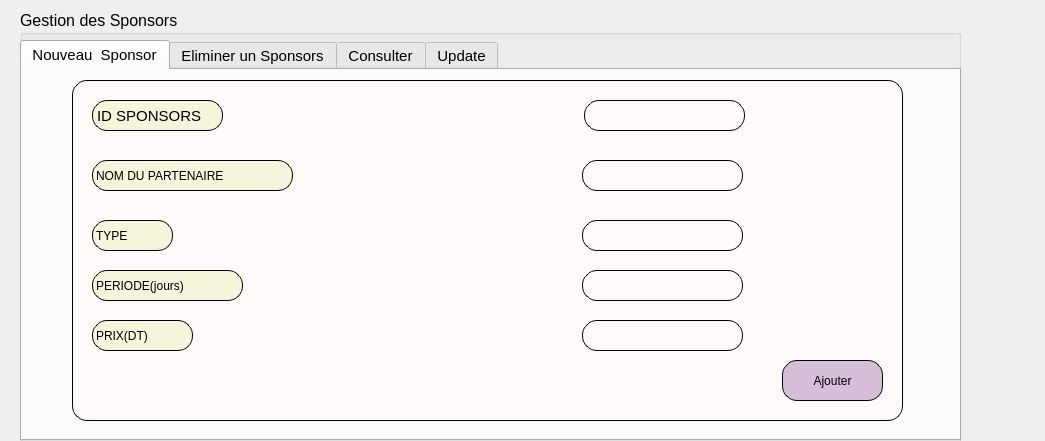
<?xml version="1.0" encoding="UTF-8"?>
<ui version="4.0">
 <class>Dialog</class>
 <widget class="QDialog" name="Dialog">
  <property name="geometry">
   <rect>
    <x>0</x>
    <y>0</y>
    <width>1045</width>
    <height>441</height>
   </rect>
  </property>
  <property name="windowTitle">
   <string>Dialog</string>
  </property>
  <widget class="QGroupBox" name="groupBox">
   <property name="geometry">
    <rect>
     <x>20</x>
     <y>10</y>
     <width>941</width>
     <height>441</height>
    </rect>
   </property>
   <property name="font">
    <font>
     <pointsize>12</pointsize>
    </font>
   </property>
   <property name="title">
    <string>Gestion des Sponsors</string>
   </property>
   <widget class="QTabWidget" name="tabWidget">
    <property name="geometry">
     <rect>
      <x>0</x>
      <y>30</y>
      <width>941</width>
      <height>401</height>
     </rect>
    </property>
    <property name="font">
     <font>
      <family>MS Shell Dlg 2</family>
      <pointsize>11</pointsize>
     </font>
    </property>
    <property name="currentIndex">
     <number>0</number>
    </property>
    <widget class="QWidget" name="tab">
     <attribute name="title">
      <string>Nouveau  Sponsor</string>
     </attribute>
     <widget class="QLabel" name="label">
      <property name="geometry">
       <rect>
        <x>70</x>
        <y>30</y>
        <width>131</width>
        <height>31</height>
       </rect>
      </property>
      <property name="font">
       <font>
        <pointsize>11</pointsize>
       </font>
      </property>
      <property name="styleSheet">
       <string notr="true">background-color:beige;
border-radius:15px;
border:0.5px solid;</string>
      </property>
      <property name="text">
       <string>ID SPONSORS</string>
      </property>
     </widget>
     <widget class="QLabel" name="label_2">
      <property name="geometry">
       <rect>
        <x>70</x>
        <y>90</y>
        <width>201</width>
        <height>31</height>
       </rect>
      </property>
      <property name="styleSheet">
       <string notr="true">background-color:beige;
border-radius:15px;
border:0.5px solid;</string>
      </property>
      <property name="text">
       <string>NOM DU PARTENAIRE</string>
      </property>
     </widget>
     <widget class="QLabel" name="label_3">
      <property name="geometry">
       <rect>
        <x>70</x>
        <y>150</y>
        <width>81</width>
        <height>31</height>
       </rect>
      </property>
      <property name="styleSheet">
       <string notr="true">background-color:beige;
border-radius:15px;
border:0.5px solid;</string>
      </property>
      <property name="text">
       <string>TYPE</string>
      </property>
     </widget>
     <widget class="QLabel" name="label_4">
      <property name="geometry">
       <rect>
        <x>70</x>
        <y>200</y>
        <width>151</width>
        <height>31</height>
       </rect>
      </property>
      <property name="styleSheet">
       <string notr="true">background-color:beige;
border-radius:15px;
border:0.5px solid;</string>
      </property>
      <property name="text">
       <string>PERIODE(jours)</string>
      </property>
     </widget>
     <widget class="QLabel" name="label_5">
      <property name="geometry">
       <rect>
        <x>70</x>
        <y>250</y>
        <width>101</width>
        <height>31</height>
       </rect>
      </property>
      <property name="styleSheet">
       <string notr="true">background-color:beige;
border-radius:15px;
border:0.5px solid;</string>
      </property>
      <property name="text">
       <string>PRIX(DT)</string>
      </property>
     </widget>
     <widget class="QLineEdit" name="lineEdit_id">
      <property name="geometry">
       <rect>
        <x>562</x>
        <y>30</y>
        <width>161</width>
        <height>31</height>
       </rect>
      </property>
      <property name="styleSheet">
       <string notr="true">background-color:snow;
border-radius:15px;
border:0.5px solid;</string>
      </property>
     </widget>
     <widget class="QLineEdit" name="lineEdit_nomp">
      <property name="geometry">
       <rect>
        <x>560</x>
        <y>90</y>
        <width>161</width>
        <height>31</height>
       </rect>
      </property>
      <property name="styleSheet">
       <string notr="true">background-color:snow;
border-radius:15px;
border:0.5px solid;</string>
      </property>
     </widget>
     <widget class="QLineEdit" name="lineEdit_type">
      <property name="geometry">
       <rect>
        <x>560</x>
        <y>150</y>
        <width>161</width>
        <height>31</height>
       </rect>
      </property>
      <property name="styleSheet">
       <string notr="true">background-color:snow;
border-radius:15px;
border:0.5px solid;</string>
      </property>
     </widget>
     <widget class="QLineEdit" name="lineEdit_periode">
      <property name="geometry">
       <rect>
        <x>560</x>
        <y>200</y>
        <width>161</width>
        <height>31</height>
       </rect>
      </property>
      <property name="styleSheet">
       <string notr="true">background-color:snow;
border-radius:15px;
border:0.5px solid;</string>
      </property>
     </widget>
     <widget class="QLineEdit" name="lineEdit_prix">
      <property name="geometry">
       <rect>
        <x>560</x>
        <y>250</y>
        <width>161</width>
        <height>31</height>
       </rect>
      </property>
      <property name="styleSheet">
       <string notr="true">background-color:snow;
border-radius:15px;
border:0.5px solid;</string>
      </property>
     </widget>
     <widget class="QPushButton" name="Ajouter">
      <property name="geometry">
       <rect>
        <x>760</x>
        <y>290</y>
        <width>101</width>
        <height>41</height>
       </rect>
      </property>
      <property name="styleSheet">
       <string notr="true">background-color:	thistle;
border-radius:15px;
border:0.5px solid;
</string>
      </property>
      <property name="text">
       <string>Ajouter</string>
      </property>
     </widget>
     <widget class="QLabel" name="label_13">
      <property name="geometry">
       <rect>
        <x>50</x>
        <y>10</y>
        <width>831</width>
        <height>341</height>
       </rect>
      </property>
      <property name="styleSheet">
       <string notr="true">background-color:snow;
border-radius:15px;
border:0.5px solid;</string>
      </property>
      <property name="text">
       <string/>
      </property>
     </widget>
     <zorder>label_13</zorder>
     <zorder>label</zorder>
     <zorder>label_2</zorder>
     <zorder>label_3</zorder>
     <zorder>label_4</zorder>
     <zorder>label_5</zorder>
     <zorder>lineEdit_id</zorder>
     <zorder>lineEdit_nomp</zorder>
     <zorder>lineEdit_type</zorder>
     <zorder>lineEdit_periode</zorder>
     <zorder>lineEdit_prix</zorder>
     <zorder>Ajouter</zorder>
    </widget>
    <widget class="QWidget" name="">
     <attribute name="title">
      <string>Eliminer un Sponsors</string>
     </attribute>
     <widget class="QLabel" name="label_6">
      <property name="geometry">
       <rect>
        <x>130</x>
        <y>60</y>
        <width>621</width>
        <height>231</height>
       </rect>
      </property>
      <property name="styleSheet">
       <string notr="true">background-color:snow;
border-radius:15px;
border:0.5px solid;</string>
      </property>
      <property name="text">
       <string/>
      </property>
     </widget>
     <widget class="QLineEdit" name="lineEdit_supp">
      <property name="geometry">
       <rect>
        <x>460</x>
        <y>110</y>
        <width>161</width>
        <height>31</height>
       </rect>
      </property>
      <property name="styleSheet">
       <string notr="true">background-color:snow;
border-radius:15px;
border:0.5px solid;</string>
      </property>
     </widget>
     <widget class="QLabel" name="label_7">
      <property name="geometry">
       <rect>
        <x>220</x>
        <y>110</y>
        <width>131</width>
        <height>31</height>
       </rect>
      </property>
      <property name="font">
       <font>
        <pointsize>11</pointsize>
       </font>
      </property>
      <property name="styleSheet">
       <string notr="true">background-color:beige;
border-radius:15px;
border:0.5px solid;</string>
      </property>
      <property name="text">
       <string>ID SPONSORS</string>
      </property>
     </widget>
     <widget class="QPushButton" name="pushButton_supp">
      <property name="geometry">
       <rect>
        <x>520</x>
        <y>210</y>
        <width>101</width>
        <height>41</height>
       </rect>
      </property>
      <property name="styleSheet">
       <string notr="true">background-color:	thistle;
border-radius:15px;
border:0.5px solid;
</string>
      </property>
      <property name="text">
       <string>Eliminer</string>
      </property>
     </widget>
    </widget>
    <widget class="QWidget" name="tab_3">
     <attribute name="title">
      <string>Consulter</string>
     </attribute>
     <widget class="QTableView" name="tableView_S">
      <property name="geometry">
       <rect>
        <x>120</x>
        <y>40</y>
        <width>671</width>
        <height>261</height>
       </rect>
      </property>
      <property name="styleSheet">
       <string notr="true">background-color:snow;
border-radius:15px;
border:0.5px solid;</string>
      </property>
     </widget>
     <widget class="QPushButton" name="pushButton_a">
      <property name="geometry">
       <rect>
        <x>780</x>
        <y>310</y>
        <width>101</width>
        <height>41</height>
       </rect>
      </property>
      <property name="styleSheet">
       <string notr="true">background-color:	thistle;
border-radius:15px;
border:0.5px solid;
</string>
      </property>
      <property name="text">
       <string>Actualiser</string>
      </property>
     </widget>
    </widget>
    <widget class="QWidget" name="tab_4">
     <attribute name="title">
      <string>Update</string>
     </attribute>
     <widget class="QLabel" name="label_8">
      <property name="geometry">
       <rect>
        <x>100</x>
        <y>100</y>
        <width>201</width>
        <height>31</height>
       </rect>
      </property>
      <property name="styleSheet">
       <string notr="true">background-color:beige;
border-radius:15px;
border:0.5px solid;</string>
      </property>
      <property name="text">
       <string>NOM DU PARTENAIRE</string>
      </property>
     </widget>
     <widget class="QLabel" name="label_9">
      <property name="geometry">
       <rect>
        <x>100</x>
        <y>210</y>
        <width>151</width>
        <height>31</height>
       </rect>
      </property>
      <property name="styleSheet">
       <string notr="true">background-color:beige;
border-radius:15px;
border:0.5px solid;</string>
      </property>
      <property name="text">
       <string>PERIODE(jours)</string>
      </property>
     </widget>
     <widget class="QLineEdit" name="lineEdit_id_2">
      <property name="geometry">
       <rect>
        <x>440</x>
        <y>30</y>
        <width>161</width>
        <height>31</height>
       </rect>
      </property>
      <property name="styleSheet">
       <string notr="true">background-color:snow;
border-radius:15px;
border:0.5px solid;</string>
      </property>
     </widget>
     <widget class="QLabel" name="label_10">
      <property name="geometry">
       <rect>
        <x>250</x>
        <y>30</y>
        <width>131</width>
        <height>31</height>
       </rect>
      </property>
      <property name="font">
       <font>
        <pointsize>11</pointsize>
       </font>
      </property>
      <property name="styleSheet">
       <string notr="true">background-color:beige;
border-radius:15px;
border:0.5px solid;</string>
      </property>
      <property name="text">
       <string>ID SPONSORS</string>
      </property>
     </widget>
     <widget class="QLabel" name="label_11">
      <property name="geometry">
       <rect>
        <x>100</x>
        <y>260</y>
        <width>101</width>
        <height>31</height>
       </rect>
      </property>
      <property name="styleSheet">
       <string notr="true">background-color:beige;
border-radius:15px;
border:0.5px solid;</string>
      </property>
      <property name="text">
       <string>PRIX(DT)</string>
      </property>
     </widget>
     <widget class="QLineEdit" name="lineEdit_type_2">
      <property name="geometry">
       <rect>
        <x>590</x>
        <y>160</y>
        <width>161</width>
        <height>31</height>
       </rect>
      </property>
      <property name="styleSheet">
       <string notr="true">background-color:snow;
border-radius:15px;
border:0.5px solid;</string>
      </property>
     </widget>
     <widget class="QPushButton" name="pushButton_update">
      <property name="geometry">
       <rect>
        <x>790</x>
        <y>300</y>
        <width>101</width>
        <height>41</height>
       </rect>
      </property>
      <property name="styleSheet">
       <string notr="true">background-color:	thistle;
border-radius:15px;
border:0.5px solid;
</string>
      </property>
      <property name="text">
       <string>Update</string>
      </property>
     </widget>
     <widget class="QLineEdit" name="lineEdit_nomp_2">
      <property name="geometry">
       <rect>
        <x>590</x>
        <y>100</y>
        <width>161</width>
        <height>31</height>
       </rect>
      </property>
      <property name="styleSheet">
       <string notr="true">background-color:snow;
border-radius:15px;
border:0.5px solid;</string>
      </property>
     </widget>
     <widget class="QLabel" name="label_12">
      <property name="geometry">
       <rect>
        <x>100</x>
        <y>160</y>
        <width>81</width>
        <height>31</height>
       </rect>
      </property>
      <property name="styleSheet">
       <string notr="true">background-color:beige;
border-radius:15px;
border:0.5px solid;</string>
      </property>
      <property name="text">
       <string>TYPE</string>
      </property>
     </widget>
     <widget class="QLineEdit" name="lineEdit_periode_2">
      <property name="geometry">
       <rect>
        <x>590</x>
        <y>210</y>
        <width>161</width>
        <height>31</height>
       </rect>
      </property>
      <property name="styleSheet">
       <string notr="true">background-color:snow;
border-radius:15px;
border:0.5px solid;</string>
      </property>
     </widget>
     <widget class="QLineEdit" name="lineEdit_prix_2">
      <property name="geometry">
       <rect>
        <x>590</x>
        <y>260</y>
        <width>161</width>
        <height>31</height>
       </rect>
      </property>
      <property name="styleSheet">
       <string notr="true">background-color:snow;
border-radius:15px;
border:0.5px solid;</string>
      </property>
     </widget>
     <widget class="QLabel" name="label_14">
      <property name="geometry">
       <rect>
        <x>50</x>
        <y>10</y>
        <width>851</width>
        <height>341</height>
       </rect>
      </property>
      <property name="styleSheet">
       <string notr="true">background-color:snow;
border-radius:15px;
border:0.5px solid;</string>
      </property>
      <property name="text">
       <string/>
      </property>
     </widget>
     <zorder>label_14</zorder>
     <zorder>label_8</zorder>
     <zorder>label_9</zorder>
     <zorder>lineEdit_id_2</zorder>
     <zorder>label_10</zorder>
     <zorder>label_11</zorder>
     <zorder>lineEdit_type_2</zorder>
     <zorder>pushButton_update</zorder>
     <zorder>lineEdit_nomp_2</zorder>
     <zorder>label_12</zorder>
     <zorder>lineEdit_periode_2</zorder>
     <zorder>lineEdit_prix_2</zorder>
    </widget>
   </widget>
  </widget>
 </widget>
 <resources/>
 <connections/>
</ui>
